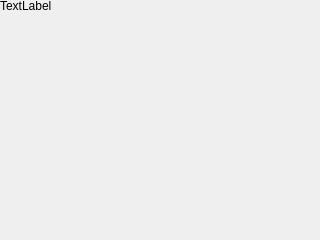
<?xml version="1.0" encoding="UTF-8"?>
<ui version="4.0">
 <class>RmtmwHomePage</class>
 <widget class="QWidget" name="RmtmwHomePage">
  <property name="geometry">
   <rect>
    <x>0</x>
    <y>0</y>
    <width>320</width>
    <height>240</height>
   </rect>
  </property>
  <property name="windowTitle">
   <string>Form</string>
  </property>
  <widget class="QLabel" name="label">
   <property name="geometry">
    <rect>
     <x>0</x>
     <y>0</y>
     <width>54</width>
     <height>12</height>
    </rect>
   </property>
   <property name="text">
    <string>TextLabel</string>
   </property>
  </widget>
 </widget>
 <resources/>
 <connections/>
</ui>
